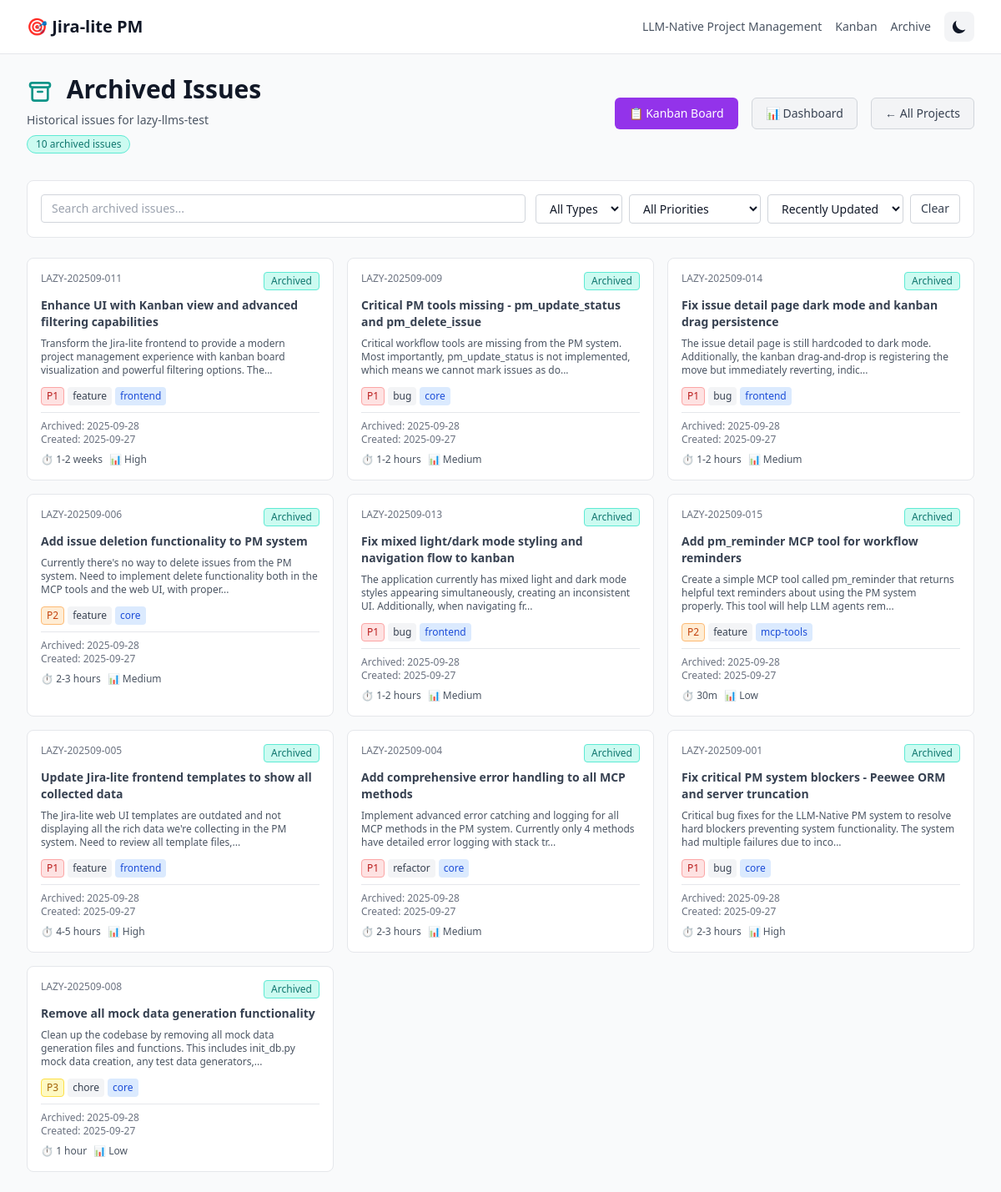
The app's page /pn_4092197438992473/archive, older data.
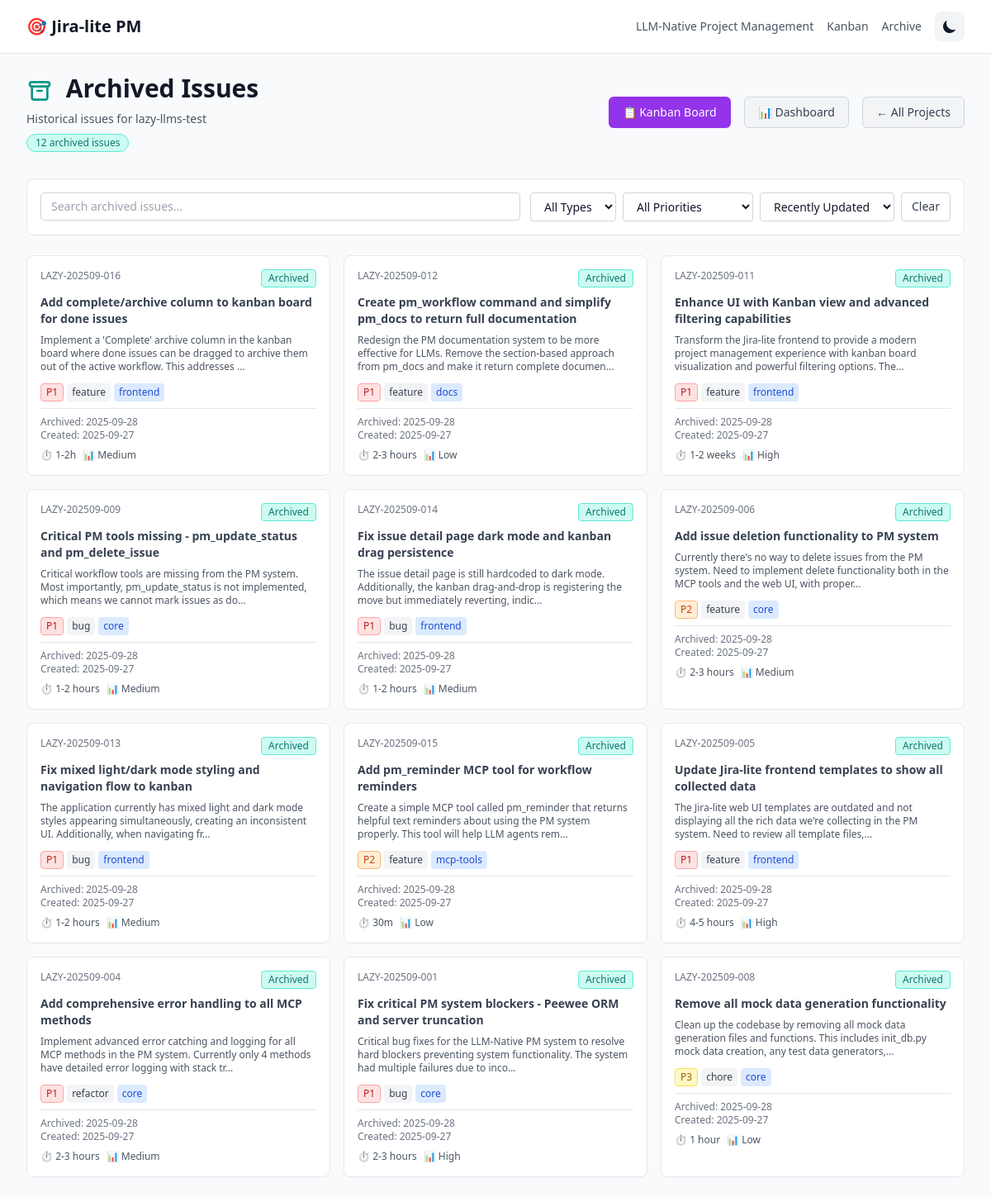
The same page, newer data.
### src/jira_lite/models.py (models this page shows, shortened)
class BaseModel(Model):
    class Meta:
        database = db
    def to_dict(self):
        data = {}
        for field in self._meta.sorted_fields:
            value = getattr(self, field.name)
            if isinstance(value, datetime):
                data[field.name] = value.isoformat() + 'Z'
            elif hasattr(value, 'to_dict'):
                data[field.name] = value.to_dict()
            elif hasattr(value, 'id'):
                data[field.name] = value.id
            else:
                data[field.name] = value
        return data

class Issue(BaseModel):
    project = ForeignKeyField(Project, backref='issues', on_delete='CASCADE')
    key = CharField(unique=True, index=True, max_length=50)
    title = CharField(index=True, max_length=200)
    type = CharField(index=True, max_length=20)  # feature, bug, refactor, chore, spike
    status = CharField(index=True, max_length=20)  # proposed, in_progress, review, done, canceled, blocked
    priority = CharField(index=True, max_length=10)  # P1, P2, P3, P4, P5
    module = CharField(null=True, index=True, max_length=100)
    owner = CharField(null=True, index=True, max_length=100)
    external_id = CharField(null=True, index=True, max_length=100)
    specification = TextField(null=True)     # problem_statement, technical_approach, acceptance_criteria
    planning = TextField(null=True)          # dependencies, risks, stakeholders, milestones
    implementation = TextField(null=True)    # tasks, branch, commits, artifacts
    communication = TextField(null=True)     # updates, comments, notifications
    analytics = TextField(null=True)         # time_tracking, velocity, estimates
    created_utc = DateTimeField(default=datetime.utcnow, index=True)
    updated_utc = DateTimeField(default=datetime.utcnow, index=True)
    @property
    def description(self):
        spec = self._get_json_field('specification')
        return spec.get('description', '')
    @property
    def acceptance(self):
        spec = self._get_json_field('specification')
        return spec.get('acceptance_criteria', [])
    @property
    def acceptance_criteria(self):
        return self.acceptance
    @property
    def dependencies(self):
        plan = self._get_json_field('planning')
        return plan.get('dependencies', [])
    @property
    def stakeholders(self):
        plan = self._get_json_field('planning')
        return plan.get('stakeholders', [])
    @property
    def estimated_effort(self):
        plan = self._get_json_field('planning')
        return plan.get('estimated_effort', '')
    @property
    def complexity(self):
        plan = self._get_json_field('planning')
        return plan.get('complexity', 'Medium')
    @property
    def branch_hint(self):
        impl = self._get_json_field('implementation')
        return impl.get('branch_hint', '')
    @property
    def commit_preamble(self):
        impl = self._get_json_field('implementation')
        return impl.get('commit_preamble', '')
    @property
    def commit_trailer(self):
        impl = self._get_json_field('implementation')
        return impl.get('commit_trailer', '')
    @property
    def links(self):
        impl = self._get_json_field('implementation')
        return impl.get('links', {})
    @property
    def technical_approach(self):
        spec = self._get_json_field('specification')
        return spec.get('technical_approach', '')
    @property
    def risks(self):
        plan = self._get_json_field('planning')
        return plan.get('risks', [])
    @property
    def estimate_notes(self):
        plan = self._get_json_field('planning')
        return plan.get('estimate_notes', [])
    def _get_json_field(self, field_name):
        field_value = getattr(self, field_name)
        if not field_value:
            return {}
        try:
            return json.loads(field_value)
        except (json.JSONDecodeError, TypeError):
            return {}
    def to_dict(self):
        data = super().to_dict()
        data.update({
            'description': self.description,
            'acceptance': self.acceptance,
            'acceptance_criteria': self.acceptance_criteria,  # Alias
            'dependencies': self.dependencies,
            'stakeholders': self.stakeholders,
            'estimated_effort': self.estimated_effort,
            'complexity': self.complexity,
            'branch_hint': self.branch_hint,
            'commit_preamble': self.commit_preamble,
            'commit_trailer': self.commit_trailer,
            'links': self.links,
            'technical_approach': self.technical_approach,
            'risks': self.risks,
            'estimate_notes': self.estimate_notes
        })
        return data

### src/jira_lite/app.py (the view)
    @app.route('/<project_id>/archive')
    def archive(project_id):
        project = ProjectRepository.find_by_id(project_id)
        if not project:
            abort(404)
        archived_issues = IssueRepository.find_archived(project_id)
        archived_dicts = []
        for issue in archived_issues:
            issue_dict = issue.to_dict()
            issue_dict.update({
                'description': issue.description,
                'acceptance': issue.acceptance,
                'estimated_effort': issue.estimated_effort,
                'complexity': issue.complexity,
                'created_iso': issue.created_utc.isoformat() + 'Z' if issue.created_utc else '',
                'updated_iso': issue.updated_utc.isoformat() + 'Z' if issue.updated_utc else ''
            })
            archived_dicts.append(issue_dict)
        return render_template(
            'archive.html',
            project=project.to_dict(),
            archived_issues=archived_dicts
        )

### src/jira_lite/models.py (called while the page is built)
    @property
    def submodules(self):
        if not self.metadata:
            return []
        try:
            data = json.loads(self.metadata)
            return data.get('submodules', [])
        except (json.JSONDecodeError, TypeError):
            return []

    @property
    def vcs(self):
        if not self.metadata:
            return {}
        try:
            data = json.loads(self.metadata)
            return data.get('vcs', {})
        except (json.JSONDecodeError, TypeError):
            return {}

    @property
    def mcp(self):
        if not self.metadata:
            return {}
        try:
            data = json.loads(self.metadata)
            return data.get('mcp', {})
        except (json.JSONDecodeError, TypeError):
            return {}

    def to_dict(self):
        data = super().to_dict()
        data.update({
            'submodules': self.submodules,
            'vcs': self.vcs,
            'mcp': self.mcp
        })
        return data

### src/jira_lite/repositories.py (called while the page is built)
    @staticmethod
    def find_by_id(project_id: str) -> Optional[Project]:
        try:
            return Project.get(Project.project_id == project_id)
        except DoesNotExist:
            return None

### src/jira_lite/templates/archive.html (shortened to what the changed rows need)
{% extends "base.html" %}
{% block content %}
<div class="px-4 sm:px-0">
    <div class="mb-8">
        <div class="sm:flex sm:items-center sm:justify-between">
            <div>
                <h1 class="text-3xl font-bold text-gray-900 dark:text-gray-100">
                    <svg class="inline-block w-8 h-8 mr-2 text-teal-600 dark:text-teal-400" fill="none" stroke="currentColor" viewBox="0 0 24 24">
                        <path stroke-linecap="round" stroke-linejoin="round" stroke-width="2" d="M5 8h14M5 8a2 2 0 110-4h14a2 2 0 110 4M5 8v10a2 2 0 002 2h10a2 2 0 002-2V8m-9 4h4"></path>
                    </svg>
                    Archived Issues
                </h1>
                <div class="mt-2 flex items-center space-x-4">
                    <span class="inline-flex items-center rounded-full bg-teal-100 dark:bg-teal-900/50 px-2.5 py-0.5 text-xs font-medium text-teal-700 dark:text-teal-300 border border-teal-300 dark:border-teal-800">
                        {{ archived_issues|length }} archived issues
                    </span>
                </div>
            </div>
        </div>
    </div>
    <div class="grid grid-cols-1 gap-4 sm:grid-cols-2 lg:grid-cols-3" id="archive-grid">
        {% for issue in archived_issues %}
        <div class="archive-card bg-white dark:bg-dark-surface border border-gray-200 dark:border-dark-border rounded-lg p-4 hover:shadow-lg transition-shadow"
             data-issue-key="{{ issue.key }}"
             data-title="{{ issue.title|lower }}"
             data-type="{{ issue.type }}"
             data-priority="{{ issue.priority }}"
             data-module="{{ issue.module or '' }}"
             data-created="{{ issue.created_iso }}"
             data-updated="{{ issue.updated_iso }}">
            <div class="flex justify-between items-start mb-2">
                <span class="text-xs font-medium text-gray-500 dark:text-gray-400">{{ issue.key }}</span>
                <span class="inline-flex items-center px-2 py-0.5 rounded text-xs font-medium bg-teal-100 dark:bg-teal-900/50 text-teal-700 dark:text-teal-300 border border-teal-300 dark:border-teal-800">
                    Archived
                </span>
            </div>
            <a href="/{{ project.project_id }}/issues/{{ issue.key }}"
               class="block text-sm font-semibold text-gray-700 dark:text-gray-200 hover:text-teal-600 dark:hover:text-teal-400 mb-2 line-clamp-2 transition-colors">
                {{ issue.title }}
            </a>
            {% if issue.description %}
            <p class="text-xs text-gray-600 dark:text-gray-400 mb-3 line-clamp-3">
                {{ issue.description[:150] }}{% if issue.description|length > 150 %}...{% endif %}
            </p>
            {% endif %}
            <div class="flex flex-wrap gap-1 mb-2">
                <span class="inline-flex items-center px-1.5 py-0.5 rounded text-xs
                    {% if issue.priority == 'P1' %}bg-red-100 dark:bg-red-900/50 text-red-700 dark:text-red-300 border border-red-300 dark:border-red-800{% endif %}
                    {% if issue.priority == 'P2' %}bg-orange-100 dark:bg-orange-900/50 text-orange-700 dark:text-orange-300 border border-orange-300 dark:border-orange-800{% endif %}
                    {% if issue.priority == 'P3' %}bg-yellow-100 dark:bg-yellow-900/50 text-yellow-700 dark:text-yellow-300 border border-yellow-300 dark:border-yellow-800{% endif %}
                    {% if issue.priority == 'P5' %}bg-gray-100 dark:bg-gray-800/50 text-gray-700 dark:text-gray-300 border border-gray-300 dark:border-gray-700{% endif %}">
                    {{ issue.priority }}
                </span>
                <span class="inline-flex items-center px-1.5 py-0.5 rounded bg-gray-100 dark:bg-gray-800 text-gray-700 dark:text-gray-300 text-xs">
                    {{ issue.type }}
                </span>
                {% if issue.module %}
                <span class="inline-flex items-center px-1.5 py-0.5 rounded bg-blue-100 dark:bg-blue-900/30 text-blue-700 dark:text-blue-300 text-xs">
                    {{ issue.module }}
                </span>
                {% endif %}
            </div>
            <div class="text-xs text-gray-500 dark:text-gray-400 pt-2 border-t border-gray-200 dark:border-gray-700">
                <div>Archived: {{ issue.updated_iso[:10] if issue.updated_iso else 'Unknown' }}</div>
                <div>Created: {{ issue.created_iso[:10] if issue.created_iso else 'Unknown' }}</div>
            </div>
            {% if issue.estimated_effort or issue.complexity %}
            <div class="mt-2 flex gap-2 text-xs">
                {% if issue.estimated_effort %}
                <span class="text-gray-600 dark:text-gray-400">⏱ {{ issue.estimated_effort }}</span>
                {% endif %}
                {% if issue.complexity %}
                <span class="text-gray-600 dark:text-gray-400">📊 {{ issue.complexity }}</span>
                {% endif %}
            </div>
            {% endif %}
        </div>
        {% endfor %}
    </div>
</div>
{% endblock %}

Row changes from the older to the newer data that the page shows:
now on this page (row edited): Issue: key "LAZY-202509-016", title "Add complete/archive column to kanban board for done issues", description "Implement a 'Complete' archive column in the kanban board where done issues can be dragged to archive them out of the active workflow. This addresses", priority "P1", type "feature", module "frontend", updated_utc "2025-09-28", created_utc "2025-09-27", estimated_effort "1-2h", complexity "Medium"
now on this page (row edited): Issue: key "LAZY-202509-012", title "Create pm_workflow command and simplify pm_docs to return full documentation", description "Redesign the PM documentation system to be more effective for LLMs. Remove the section-based approach from pm_docs and make it return complete documen", priority "P1", type "feature", module "docs", updated_utc "2025-09-28", created_utc "2025-09-27", estimated_effort "2-3 hours", complexity "Low"
Text that changed along with them:
{{ archived_issues|length }}: "10" → "12"
